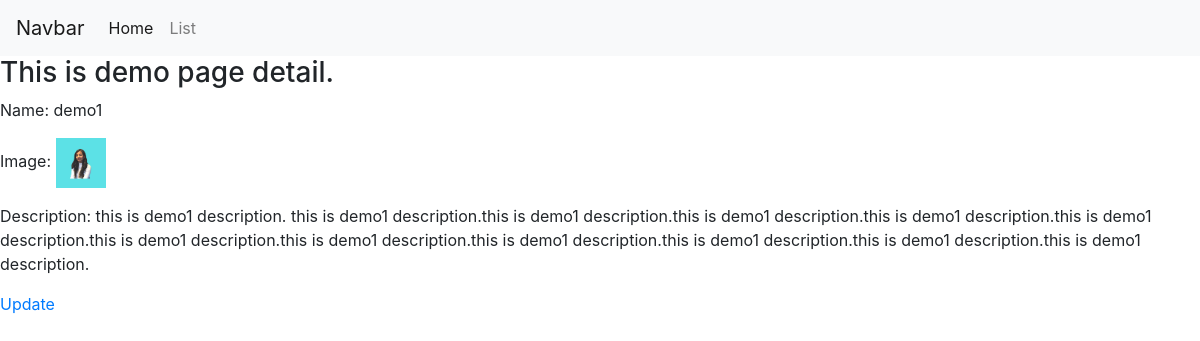
The page /demo/1/detail/ on the database its author committed.
### crudapp/models.py (models this page shows, shortened)
class Demo(models.Model):
	name = models.CharField(max_length=200)
	image = models.ImageField(upload_to="demo", blank=True, null=True)
	description = models.TextField(blank=True, null=True)

### crudapp/views.py (the view)
# urls.py: path('demo/<int:pk>/detail/', ClientDemoDetailView.as_view(), name='clientdemodetail'),
class ClientDemoDetailView(DetailView):
	template_name = 'demodetail.html'
	model = Demo
	context_object_name = 'demodetail'

### templates/demodetail.html
{% extends 'clientbase.html' %}
{% load static %}
{% block content %}
	<h3>This is demo page detail.</h3>
	<p>Name: {{demodetail.name}}</p>
	{% if demodetail.image %}
	<p>Image: <img src="{{demodetail.image.url}}" width="50" height="50"></p>
	{% else %}
	No image to display
	{% endif %}
	<p>Description: {{demodetail.description}}</p>
	<a href="{% url 'crudapp:demoupdate' demodetail.id %}">Update</a>
{% endblock %}

### rows shown on the page
Demo: name "demo1", image (picture), description "this is demo1 description. this is demo1 description.this is demo1 description.this is demo1 description.this is demo1 description.this is demo1 description.this is demo1 description.this is demo1 description.this is demo1 description.this is demo1 description.this is demo1 description.this is demo1 description."
